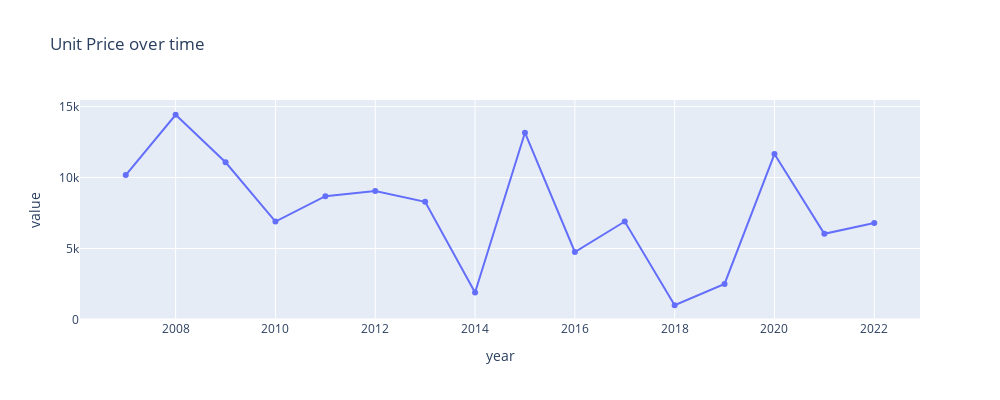
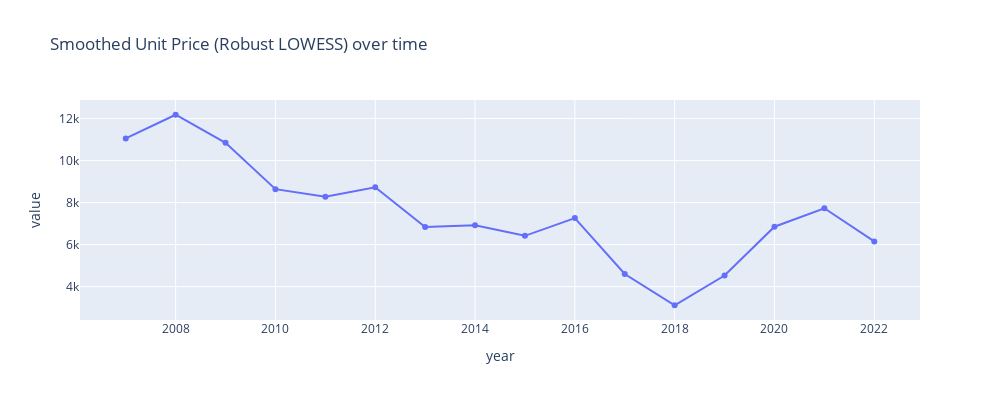
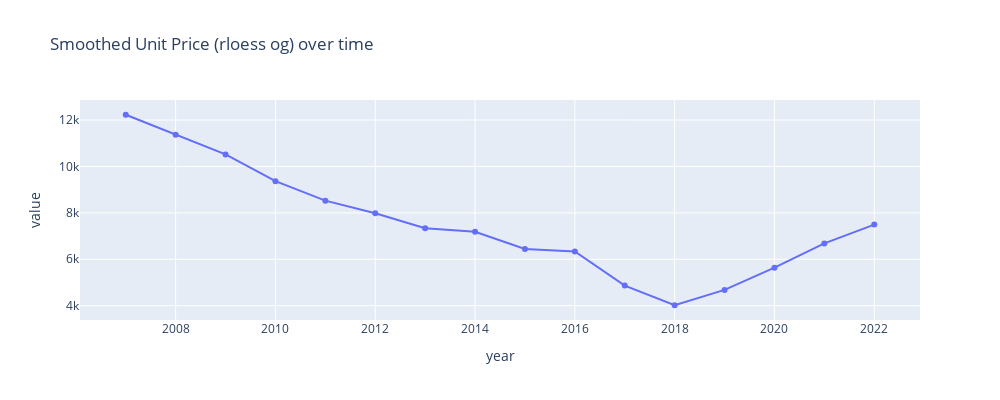
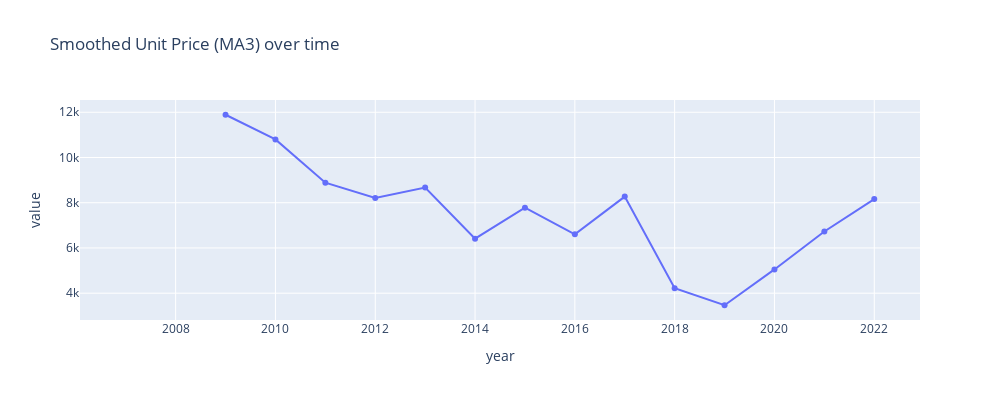

Source (notebook cell) for these figures, in order:
### Code cell
metric = metrics["weighted_median"]
temporal_smoothed_metric_rloess = f"{metric}_smoothed_temporal_rloess"
temporal_smoothed_metric_ma3 = f"{metric}_smoothed_temporal_ma3"

# Identify smooth vs jagged series and use different smoothing parameters

# Robust LOESS
frac, it, diff_score = get_loess_parameters(area_code, area_to_diff_std, min_diff_std, max_diff_std)
print(f"Predicted frac: {frac}, Predicted it: {it}, Diff std: {area_to_diff_std[area_code]}, Diff score: {diff_score}")
# frac = 0.3 # range [0.3, 0.55]
# it = 3

area_df[temporal_smoothed_metric_rloess] = sm.nonparametric.lowess(
    area_df[metric], area_df.index, frac=frac, it=it, return_sorted=False
)

# MA3
area_df[temporal_smoothed_metric_ma3] = area_df[metric].rolling(window=3).mean()

plot_time_series(
    area_df,
    metric,
    group_by_columns,
    granularity_columns,
    f"Unit Price over time",
    # visible="legendonly",
    width=1000,
    height=400,
    showlegend=False,
)

plot_time_series(
    area_df,
    temporal_smoothed_metric_rloess,
    group_by_columns,
    granularity_columns,
    f"Smoothed Unit Price (Robust LOWESS) over time",
    # visible="legendonly",
    width=1000,
    height=400,
    showlegend=False,
)

plot_time_series(
    area_df,
    f"{metric}_smoothed",
    group_by_columns,
    granularity_columns,
    f"Smoothed Unit Price (rloess og) over time",
    # visible="legendonly",
    width=1000,
    height=400,
    showlegend=False,
)


plot_time_series(
    area_df,
    temporal_smoothed_metric_ma3,
    group_by_columns,
    granularity_columns,
    f"Smoothed Unit Price (MA3) over time",
    # visible="legendonly",
    width=1000,
    height=400,
    showlegend=False,
)


for factor in factors:
    plot_time_series(
        area_df,
        factor,
        group_by_columns,
        granularity_columns,
        f"{factor} over time",
        # visible="legendonly",
        width=1000,
        height=400,
        showlegend=False,
    )

### Figure 1 — Plotly figure (JSON) as saved in the notebook; plotly's stock layout.template omitted (floating-point values rounded to 4 significant figures)
{"data": [{"hovertemplate": "variable=('Akita-ken Nikaho-shi', '5214')<br>year=%{x}<br>value=%{y}<extra></extra>", "legendgroup": "('Akita-ken Nikaho-shi', '5214')", "line": {"color": "#636efa", "dash": "solid"}, "marker": {"symbol": "circle"}, "mode": "lines+markers", "name": "('Akita-ken Nikaho-shi', '5214')", "orientation": "v", "showlegend": true, "type": "scatter", "x": [2007, 2008, 2009, 2010, 2011, 2012, 2013, 2014, 2015, 2016, 2017, 2018, 2019, 2020, 2021, 2022], "xaxis": "x", "y": [10170.0, 14420.0, 11070.0, 6900, 8683.0, 9047.0, 8290.0, 1900, 13160.0, 4752.0, 6900, 1000, 2500, 11650.0, 6036.0, 6800], "yaxis": "y"}], "layout": {"autosize": false, "height": 400, "hovermode": "closest", "legend": {"title": {"text": "variable"}, "tracegroupgap": 0}, "showlegend": false, "title": {"text": "Unit Price over time"}, "width": 1000, "xaxis": {"anchor": "y", "domain": [0, 1], "title": {"text": "year"}}, "yaxis": {"anchor": "x", "domain": [0, 1], "title": {"text": "value"}}}}

### Figure 2 — Plotly figure (JSON) as saved in the notebook; plotly's stock layout.template omitted (floating-point values rounded to 4 significant figures)
{"data": [{"hovertemplate": "variable=('Akita-ken Nikaho-shi', '5214')<br>year=%{x}<br>value=%{y}<extra></extra>", "legendgroup": "('Akita-ken Nikaho-shi', '5214')", "line": {"color": "#636efa", "dash": "solid"}, "marker": {"symbol": "circle"}, "mode": "lines+markers", "name": "('Akita-ken Nikaho-shi', '5214')", "orientation": "v", "showlegend": true, "type": "scatter", "x": [2007, 2008, 2009, 2010, 2011, 2012, 2013, 2014, 2015, 2016, 2017, 2018, 2019, 2020, 2021, 2022], "xaxis": "x", "y": [11050.0, 12180.0, 10840.0, 8639.0, 8280.0, 8728.0, 6836.0, 6921.0, 6418.0, 7264.0, 4603.0, 3115.0, 4527.0, 6852.0, 7731.0, 6152.0], "yaxis": "y"}], "layout": {"autosize": false, "height": 400, "hovermode": "closest", "legend": {"title": {"text": "variable"}, "tracegroupgap": 0}, "showlegend": false, "title": {"text": "Smoothed Unit Price (Robust LOWESS) over time"}, "width": 1000, "xaxis": {"anchor": "y", "domain": [0, 1], "title": {"text": "year"}}, "yaxis": {"anchor": "x", "domain": [0, 1], "title": {"text": "value"}}}}

### Figure 3 — Plotly figure (JSON) as saved in the notebook; plotly's stock layout.template omitted (floating-point values rounded to 4 significant figures)
{"data": [{"hovertemplate": "variable=('Akita-ken Nikaho-shi', '5214')<br>year=%{x}<br>value=%{y}<extra></extra>", "legendgroup": "('Akita-ken Nikaho-shi', '5214')", "line": {"color": "#636efa", "dash": "solid"}, "marker": {"symbol": "circle"}, "mode": "lines+markers", "name": "('Akita-ken Nikaho-shi', '5214')", "orientation": "v", "showlegend": true, "type": "scatter", "x": [2007, 2008, 2009, 2010, 2011, 2012, 2013, 2014, 2015, 2016, 2017, 2018, 2019, 2020, 2021, 2022], "xaxis": "x", "y": [12230.0, 11370.0, 10520.0, 9365.0, 8527.0, 7984.0, 7342.0, 7186.0, 6445.0, 6338.0, 4867.0, 4020.0, 4680.0, 5638.0, 6684.0, 7494.0], "yaxis": "y"}], "layout": {"autosize": false, "height": 400, "hovermode": "closest", "legend": {"title": {"text": "variable"}, "tracegroupgap": 0}, "showlegend": false, "title": {"text": "Smoothed Unit Price (rloess og) over time"}, "width": 1000, "xaxis": {"anchor": "y", "domain": [0, 1], "title": {"text": "year"}}, "yaxis": {"anchor": "x", "domain": [0, 1], "title": {"text": "value"}}}}

### Figure 4 — Plotly figure (JSON) as saved in the notebook; plotly's stock layout.template omitted (floating-point values rounded to 4 significant figures)
{"data": [{"hovertemplate": "variable=('Akita-ken Nikaho-shi', '5214')<br>year=%{x}<br>value=%{y}<extra></extra>", "legendgroup": "('Akita-ken Nikaho-shi', '5214')", "line": {"color": "#636efa", "dash": "solid"}, "marker": {"symbol": "circle"}, "mode": "lines+markers", "name": "('Akita-ken Nikaho-shi', '5214')", "orientation": "v", "showlegend": true, "type": "scatter", "x": [2007, 2008, 2009, 2010, 2011, 2012, 2013, 2014, 2015, 2016, 2017, 2018, 2019, 2020, 2021, 2022], "xaxis": "x", "y": [null, null, 11890.0, 10800.0, 8886.0, 8210.0, 8673.0, 6412.0, 7783.0, 6604.0, 8271.0, 4217.0, 3467.0, 5051.0, 6729.0, 8163.0], "yaxis": "y"}], "layout": {"autosize": false, "height": 400, "hovermode": "closest", "legend": {"title": {"text": "variable"}, "tracegroupgap": 0}, "showlegend": false, "title": {"text": "Smoothed Unit Price (MA3) over time"}, "width": 1000, "xaxis": {"anchor": "y", "domain": [0, 1], "title": {"text": "year"}}, "yaxis": {"anchor": "x", "domain": [0, 1], "title": {"text": "value"}}}}
